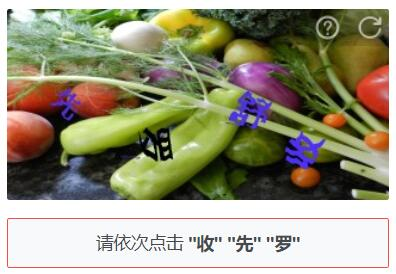
#> input picture data/real_world/0266E513C5FC63E89863B96D30C41677.jpg, 396 x 274 px; its folder holds only this picture in this run
$ python -i pre_processing.py   (imports and definitions only)   (older library calls are emulated)
#> lines starting #> are read from the running program, lines starting #| are printed output that depends on the picture
#> further down, picture is the input picture: shape (274, 396, 3); mean B, G, R 126.9, 151.6, 154.3
import cv2
import numpy as np
import matplotlib.pyplot as plt
import os
from tqdm import tqdm


def keep_smooth(image: np.ndarray, threshold=0.001):
#> called with threshold = 0.001
    img_gradient = cv2.Laplacian(image, cv2.CV_64F)
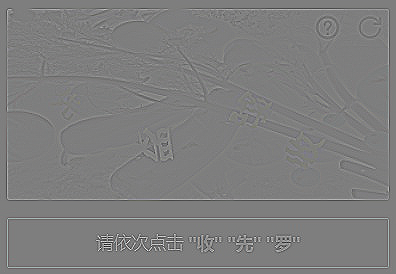
#> img_gradient: shape (274, 396, 3) float64; mean B, G, R 0, 0, 0; drawn with min black and max white
    img_gradient = abs(img_gradient)
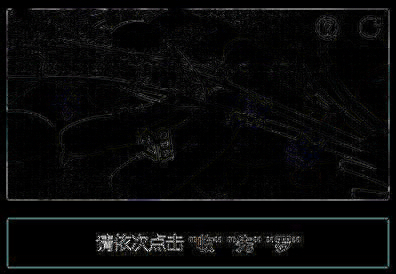
#> img_gradient: shape (274, 396, 3) float64; mean B, G, R 21.5, 21.2, 20; drawn with min black and max white
    img_gradient = img_gradient / img_gradient.max()
    #img_gradient[img_gradient > 0] = 1
    #img_gradient[img_gradient >= threshold] = 1
    #image_smooth = 1 - img_gradient
    image_smooth = (255 * img_gradient).astype('uint8')
#> (the run stopped early here; a loop or call above may not have finished)

$ run again, on data/real_world/2B5DD06B86369A4E535FFE7DF1DE6294.jpg
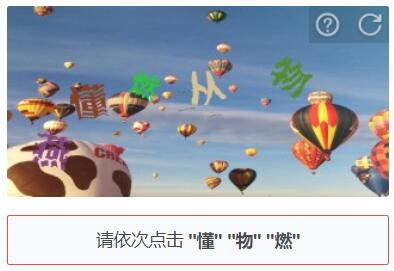
#> input picture data/real_world/2B5DD06B86369A4E535FFE7DF1DE6294.jpg, 394 x 271 px
#> picture is the input picture: shape (271, 394, 3); mean B, G, R 180.5, 170.5, 163.9
#> in keep_smooth, `img_gradient = cv2.Laplacian(image, cv2.CV_64F)`:
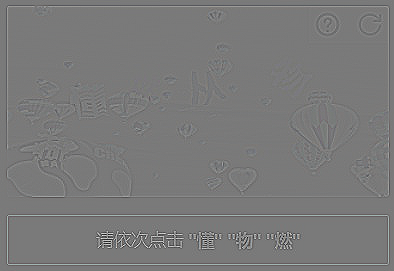
#> img_gradient: shape (271, 394, 3) float64; mean B, G, R 0, 0, 0; drawn with min black and max white
#> in keep_smooth, `img_gradient = abs(img_gradient)`:
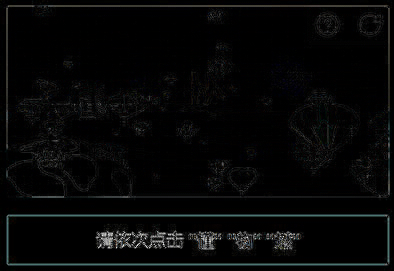
#> img_gradient: shape (271, 394, 3) float64; mean B, G, R 17.4, 17.3, 16.2; drawn with min black and max white
